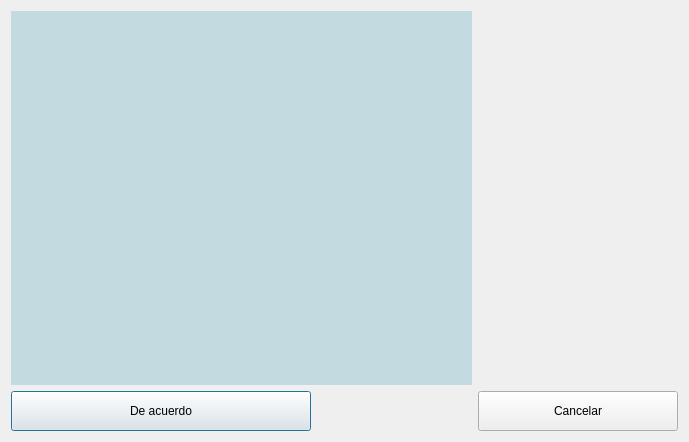
<?xml version="1.0" encoding="UTF-8"?>
<ui version="4.0">
 <class>Dialog</class>
 <widget class="QDialog" name="Dialog">
  <property name="windowModality">
   <enum>Qt::ApplicationModal</enum>
  </property>
  <property name="geometry">
   <rect>
    <x>0</x>
    <y>0</y>
    <width>689</width>
    <height>442</height>
   </rect>
  </property>
  <property name="windowTitle">
   <string>Editor de botones</string>
  </property>
  <property name="windowIcon">
   <iconset>
    <normaloff>images/editor/text.png</normaloff>images/editor/text.png</iconset>
  </property>
  <layout class="QGridLayout" name="gridLayout">
   <item row="2" column="0">
    <widget class="QPushButton" name="b_accept">
     <property name="minimumSize">
      <size>
       <width>200</width>
       <height>40</height>
      </size>
     </property>
     <property name="maximumSize">
      <size>
       <width>300</width>
       <height>16777215</height>
      </size>
     </property>
     <property name="text">
      <string>De acuerdo</string>
     </property>
     <property name="icon">
      <iconset>
       <normaloff>images/ok.png</normaloff>images/ok.png</iconset>
     </property>
    </widget>
   </item>
   <item row="1" column="0">
    <widget class="QListWidget" name="listWidget">
     <property name="minimumSize">
      <size>
       <width>240</width>
       <height>0</height>
      </size>
     </property>
     <property name="maximumSize">
      <size>
       <width>16777215</width>
       <height>406</height>
      </size>
     </property>
     <property name="palette">
      <palette>
       <active>
        <colorrole role="Base">
         <brush brushstyle="SolidPattern">
          <color alpha="255">
           <red>195</red>
           <green>218</green>
           <blue>224</blue>
          </color>
         </brush>
        </colorrole>
        <colorrole role="Window">
         <brush brushstyle="SolidPattern">
          <color alpha="255">
           <red>195</red>
           <green>217</green>
           <blue>224</blue>
          </color>
         </brush>
        </colorrole>
       </active>
       <inactive>
        <colorrole role="Base">
         <brush brushstyle="SolidPattern">
          <color alpha="255">
           <red>195</red>
           <green>218</green>
           <blue>224</blue>
          </color>
         </brush>
        </colorrole>
        <colorrole role="Window">
         <brush brushstyle="SolidPattern">
          <color alpha="255">
           <red>195</red>
           <green>217</green>
           <blue>224</blue>
          </color>
         </brush>
        </colorrole>
       </inactive>
       <disabled>
        <colorrole role="Base">
         <brush brushstyle="SolidPattern">
          <color alpha="255">
           <red>195</red>
           <green>217</green>
           <blue>224</blue>
          </color>
         </brush>
        </colorrole>
        <colorrole role="Window">
         <brush brushstyle="SolidPattern">
          <color alpha="255">
           <red>195</red>
           <green>217</green>
           <blue>224</blue>
          </color>
         </brush>
        </colorrole>
       </disabled>
      </palette>
     </property>
     <property name="toolTip">
      <string>hola</string>
     </property>
     <property name="autoFillBackground">
      <bool>true</bool>
     </property>
     <property name="frameShape">
      <enum>QFrame::NoFrame</enum>
     </property>
     <property name="editTriggers">
      <set>QAbstractItemView::NoEditTriggers</set>
     </property>
     <property name="alternatingRowColors">
      <bool>false</bool>
     </property>
     <property name="selectionMode">
      <enum>QAbstractItemView::NoSelection</enum>
     </property>
     <property name="selectionBehavior">
      <enum>QAbstractItemView::SelectRows</enum>
     </property>
     <property name="viewMode">
      <enum>QListView::ListMode</enum>
     </property>
    </widget>
   </item>
   <item row="2" column="3">
    <widget class="QPushButton" name="b_cancel">
     <property name="minimumSize">
      <size>
       <width>200</width>
       <height>40</height>
      </size>
     </property>
     <property name="maximumSize">
      <size>
       <width>300</width>
       <height>16777215</height>
      </size>
     </property>
     <property name="text">
      <string>Cancelar</string>
     </property>
     <property name="icon">
      <iconset>
       <normaloff>images/cancel.png</normaloff>images/cancel.png</iconset>
     </property>
    </widget>
   </item>
  </layout>
 </widget>
 <resources/>
 <connections/>
</ui>
